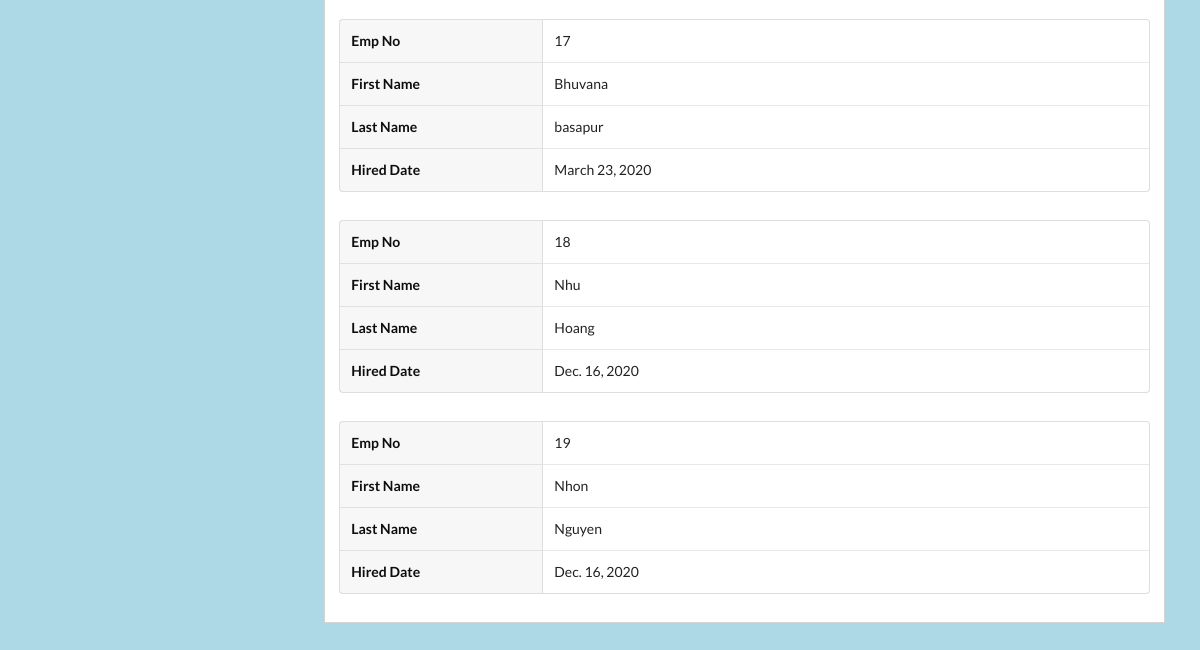
The page /accountant_page/index/ (lower part) on the database as committed earlier.
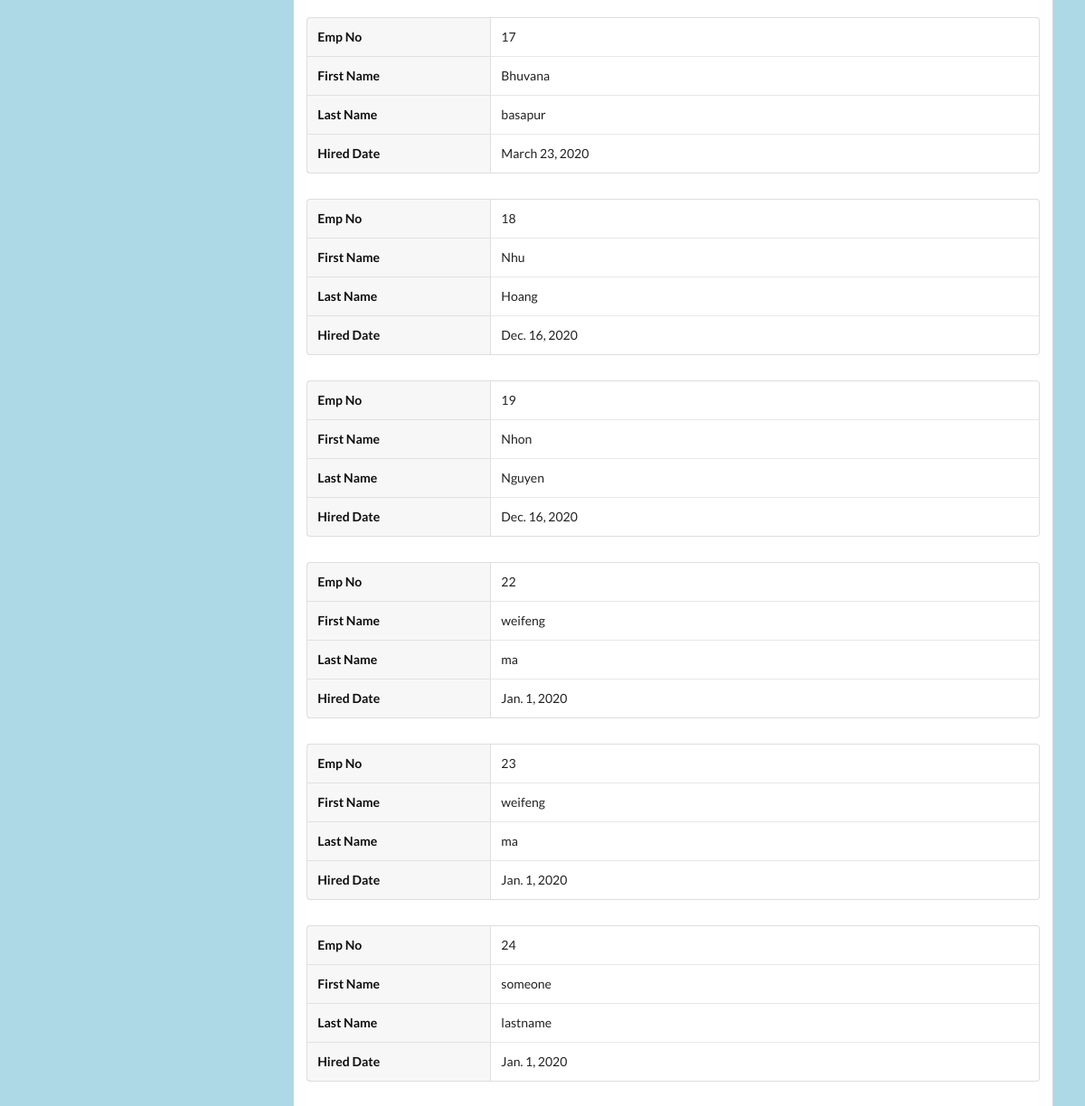
The same page on the database as committed later.
### employee_page/models.py (models this page shows)
class Employees(models.Model):
    class Meta:
        db_table = "employee"
    emp_no = models.AutoField(primary_key=True)
    birth_date = models.DateField()
    first_name = models.CharField(max_length=14)
    last_name = models.CharField(max_length=16)
    gender = models.CharField(max_length=1)
    hire_date = models.DateField()

### accountant_page/views.py (the view)
# urls.py: path('index/', views.index, name='index'),
def index(request):
     employees = Employees.objects.all()
     variables = { 'current_page': 'accountant_page', 'employees': employees }
     return render(request, 'accountant.html', variables)

### templates/accountant_temp/accountant.html (shortened to what this page needs)
{% extends "main_menu/main_menu.html"%}
    {% block body_block %}
    <div class="ui centered grid stackable container">
        <div class="column">
            <div class="ui grid">
                <div class="four wide column">
                </div>
                <div class="twelve wide column">
                    <div class="ui form attached fluid segment">
                        {% for employee in employees %}
                        <table class="ui definition table">
                            <tbody>
                                <tr>
                                    <td class="four wide column">Emp No</td>
                                    <td>{{ employee.emp_no}}</td>
                                </tr>
                                <tr>
                                    <td class="four wide column">First Name</td>
                                    <td>{{ employee.first_name }}</td>
                                </tr>
                                <tr>
                                    <td class="four wide column">Last Name</td>
                                    <td>{{ employee.last_name }}</td>
                                </tr>
                                <tr>
                                    <td class="four wide column">Hired Date</td>
                                    <td>{{ employee.hire_date }}</td>
                                </tr>
                            </tbody>
                        </table>
                        <div class="extra">
                            <div class="ui grid">
                                <div class="six wide column"></div>
                                <div class="four wide column"></div>
                                <div class="six wide column"></div>
                            </div>
                        </div>
                        {% endfor %}
                    </div>
                </div>
            </div>
        </div>
    </div
    {% endblock %}

Rows that differ between the two databases and show on the page:
added Employees: emp_no "22", first_name "weifeng", last_name "ma", hire_date "Jan. 1, 2020"
added Employees: emp_no "23", first_name "weifeng", last_name "ma", hire_date "Jan. 1, 2020"
added Employees: emp_no "24", first_name "someone", last_name "lastname", hire_date "Jan. 1, 2020"
